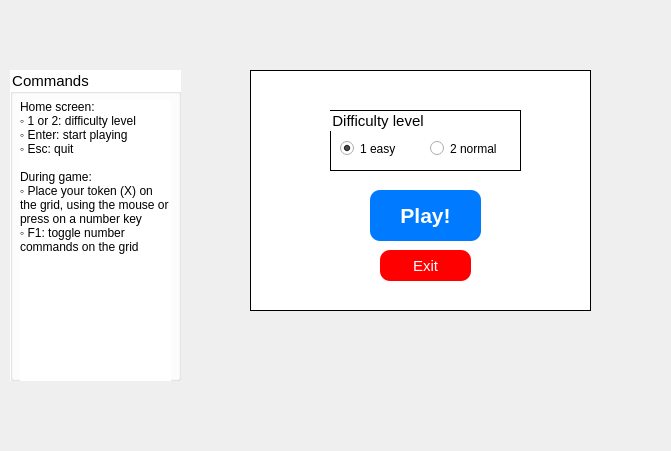
  <widget class="QWidget" name="widgetHome" native="true">
   <property name="geometry">
    <rect>
     <x>30</x>
     <y>20</y>
     <width>671</width>
     <height>451</height>
    </rect>
   </property>
   <property name="styleSheet">
    <string notr="true">background: none;</string>
   </property>
   <widget class="QGroupBox" name="groupHome">
    <property name="geometry">
     <rect>
      <x>250</x>
      <y>70</y>
      <width>341</width>
      <height>241</height>
     </rect>
    </property>
    <property name="styleSheet">
     <string notr="true">background-color: white; border: 1px solid black;</string>
    </property>
    <property name="title">
     <string/>
    </property>
    <widget class="QPushButton" name="btnExit">
     <property name="geometry">
      <rect>
       <x>130</x>
       <y>180</y>
       <width>91</width>
       <height>31</height>
      </rect>
     </property>
     <property name="font">
      <font>
       <pointsize>11</pointsize>
      </font>
     </property>
     <property name="focusPolicy">
      <enum>Qt::NoFocus</enum>
     </property>
     <property name="styleSheet">
      <string notr="true">#btnExit {
background: red; color: white; border: none; border-radius: 10%;
}
#btnExit:hover {
background: #cc0000;
}
#btnExit:pressed {
background: #990000;
}</string>
     </property>
     <property name="text">
      <string>Exit</string>
     </property>
    </widget>
    <widget class="QPushButton" name="btnPlay">
     <property name="geometry">
      <rect>
       <x>120</x>
       <y>120</y>
       <width>111</width>
       <height>51</height>
      </rect>
     </property>
     <property name="font">
      <font>
       <pointsize>16</pointsize>
       <weight>75</weight>
       <bold>true</bold>
      </font>
     </property>
     <property name="focusPolicy">
      <enum>Qt::NoFocus</enum>
     </property>
     <property name="styleSheet">
      <string notr="true">#btnPlay {
background: #007bff; color: white; border: none; border-radius: 10%;
}
#btnPlay:hover {
background-color: #0056b3;
}
#btnPlay:pressed {
background-color: #003366;}
</string>
     </property>
     <property name="text">
      <string>Play!</string>
     </property>
    </widget>
    <widget class="QGroupBox" name="groupDifficulty">
     <property name="geometry">
      <rect>
       <x>80</x>
       <y>40</y>
       <width>191</width>
       <height>61</height>
      </rect>
     </property>
     <property name="font">
      <font>
       <pointsize>11</pointsize>
      </font>
     </property>
     <property name="styleSheet">
      <string notr="true">background-color: white;</string>
     </property>
     <property name="title">
      <string>Difficulty level</string>
     </property>
     <widget class="QRadioButton" name="radBtnEasy">
      <property name="geometry">
       <rect>
        <x>10</x>
        <y>30</y>
        <width>86</width>
        <height>17</height>
       </rect>
      </property>
      <property name="font">
       <font>
        <pointsize>9</pointsize>
       </font>
      </property>
      <property name="focusPolicy">
       <enum>Qt::NoFocus</enum>
      </property>
      <property name="styleSheet">
       <string notr="true">border: none;</string>
      </property>
      <property name="text">
       <string>1 easy</string>
      </property>
      <property name="checked">
       <bool>true</bool>
      </property>
     </widget>
     <widget class="QRadioButton" name="radBtnNormal">
      <property name="geometry">
       <rect>
        <x>100</x>
        <y>30</y>
        <width>86</width>
        <height>17</height>
       </rect>
      </property>
      <property name="font">
       <font>
        <pointsize>9</pointsize>
       </font>
      </property>
      <property name="focusPolicy">
       <enum>Qt::NoFocus</enum>
      </property>
      <property name="styleSheet">
       <string notr="true">border: none;</string>
      </property>
      <property name="text">
       <string>2 normal</string>
      </property>
     </widget>
    </widget>
   </widget>
   <widget class="QGroupBox" name="groupInfo">
    <property name="geometry">
     <rect>
      <x>10</x>
      <y>70</y>
      <width>171</width>
      <height>311</height>
     </rect>
    </property>
    <property name="font">
     <font>
      <family>MS Shell Dlg 2</family>
      <pointsize>11</pointsize>
     </font>
    </property>
    <property name="styleSheet">
     <string notr="true">background: white;</string>
    </property>
    <property name="title">
     <string>Commands</string>
    </property>
    <widget class="QLabel" name="lblInfo">
     <property name="geometry">
      <rect>
       <x>10</x>
       <y>30</y>
       <width>151</width>
       <height>301</height>
      </rect>
     </property>
     <property name="font">
      <font>
       <pointsize>9</pointsize>
      </font>
     </property>
     <property name="text">
      <string>Home screen:
◦ 1 or 2: difficulty level
◦ Enter: start playing
◦ Esc: quit 

During game: 
◦ Place your token (X) on the grid, using the mouse or press on a number key
◦ F1: toggle number commands on the grid</string>
     </property>
     <property name="alignment">
      <set>Qt::AlignLeading|Qt::AlignLeft|Qt::AlignTop</set>
     </property>
     <property name="wordWrap">
      <bool>true</bool>
     </property>
    </widget>
   </widget>
   <zorder>groupInfo</zorder>
   <zorder>groupHome</zorder>
  </widget>
